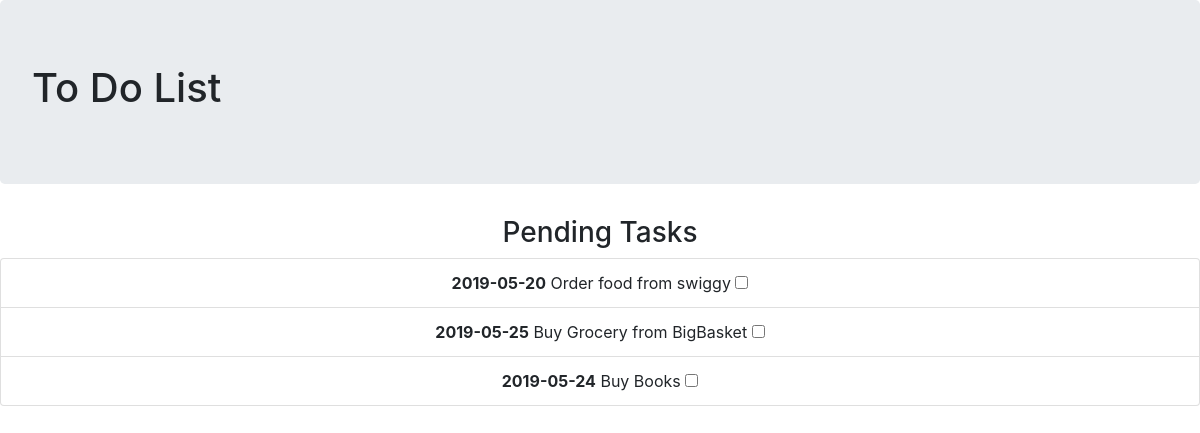
The app's page /overdue with its own data.
### tables this page shows
CREATE TABLE TASKS
         (ID INT PRIMARY KEY     NOT NULL,
         Task           CHAR(100)    NOT NULL,
         Due_By        datetime         NOT NULL,
         Status        CHAR(50) );

### app.py (the view)
@app.route("/overdue",methods=['GET'])
def getoverdue():
    today=datetime.today().strftime('%Y-%m-%d')
    query="SELECT * FROM TASKS WHERE Due_By < '" + today + "';"
    conn = sqlite3.connect('Database/test.db')
    conn.row_factory = dict_factory
    cur = conn.cursor()
    tasks = cur.execute(query)
    return render_template('onlytasks.html',Tasks=tasks)

### app.py (called while the page is built)
def dict_factory(cursor, row):
    d = {}
    for idx, col in enumerate(cursor.description):
        d[col[0]] = row[idx]
    return d

### templates/onlytasks.html (shortened to what this page needs)
{% extends 'layout.html' %}
{% block body %}
{% from "includes/_formhelpers.html" import render_field %}
    <center>
        <h3>Pending Tasks</h3>
        <ul class="list-group">
            {% for i in Tasks %}
                    <li class="list-group-item"><b>{{i.Due_By}}</b>{{" " + i.Task}} <input type="checkbox" ></li>
            {% endfor %}
        </ul>
    </center>
{% endblock %}

### records on screen
TASKS: Due_By "2019-05-20", Task "Order food from swiggy"
TASKS: Due_By "2019-05-25", Task "Buy Grocery from BigBasket"
TASKS: Due_By "2019-05-24", Task "Buy Books"
